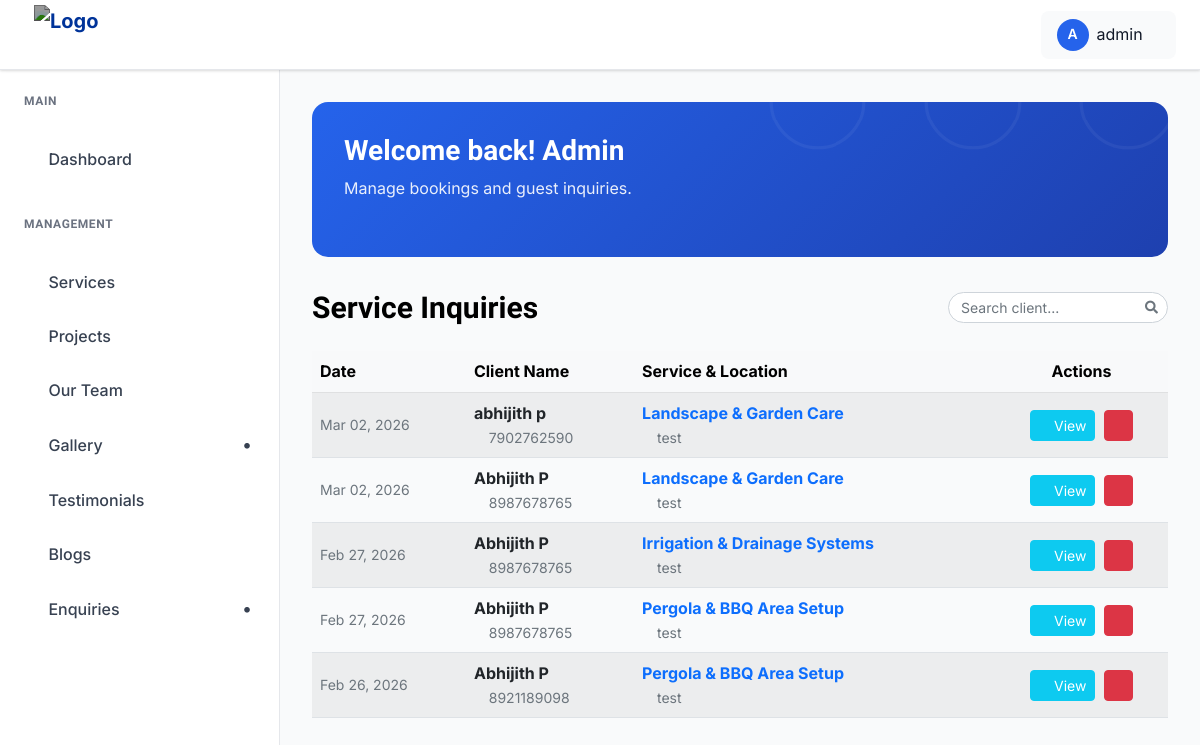
The page /dashboard/inquiries/ (signed in) on the database as committed earlier.
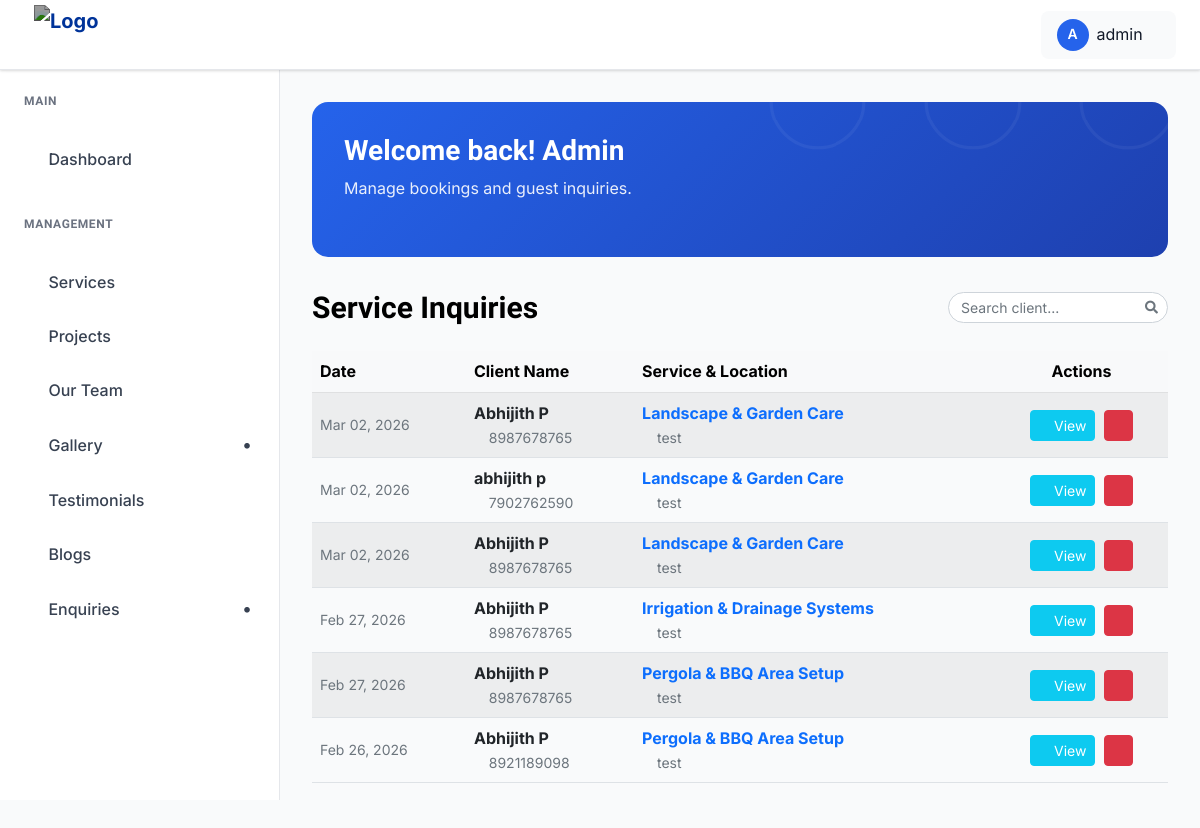
The same page on the database as committed later.
### growscape_app/models.py (models this page shows, shortened)
class ServiceInquiry(models.Model):
    first_name = models.CharField(max_length=100)
    last_name = models.CharField(max_length=100)
    phone = models.CharField(max_length=20)
    email = models.EmailField(blank=True, null=True)
    service_type = models.ForeignKey(
        Service, on_delete=models.SET_NULL, null=True, related_name="inquiries"
    )
    preferred_date = models.DateField(blank=True, null=True, help_text="Preferred date for site visit")
    location = models.CharField(max_length=200, blank=True, help_text="Villa/Property Location")
    message = models.TextField(blank=True)
    created_at = models.DateTimeField(auto_now_add=True)
    class Meta:
        verbose_name_plural = "Service Inquiries"
        ordering = ['-created_at']

class Service(models.Model):
    name = models.CharField(max_length=200)
    slug = models.SlugField(unique=True, blank=True)
    full_description = models.TextField(blank=True, help_text="Detailed explanation of the service.")
    features_list = models.TextField(
        help_text="Enter the bullet points from the brochure here, separated by commas or new lines."
    )
    cover_image = models.ImageField(upload_to='services/', blank=True, null=True)

### growscape_app/views.py (the view)
# urls.py: path("dashboard/inquiries/", views.inquiry_list, name="inquiry_list"),
@login_required(login_url="admin_login")
def inquiry_list(request):
    inquiries_qs = ServiceInquiry.objects.all().order_by("-created_at")
    paginator = Paginator(inquiries_qs, 10)
    page_number = request.GET.get("page")
    inquiries = paginator.get_page(page_number)
    return render(request, "admin_pages/inquiry_list.html", {"inquiries": inquiries})

### growscape_app/context_processors.py (called while the page is built)
def nav_data(request):
    return {
        'nav_services': Service.objects.all()[:6],
        'nav_blogs': Blog.objects.all()[:4],
    }

### templates/admin_pages/inquiry_list.html (shortened to what this page needs)
{% extends "admin_pages/base.html" %}
{% load static %}
{% block content %}
<div class="dashboard__form__wraper">
     <div class="create__course__title mb-4 d-flex flex-wrap justify-content-between align-items-center gap-2">
        <h4 class="mb-0">Service Inquiries</h4>
        <div class="d-flex align-items-center gap-2 ms-auto">
            <div class="search-box">
                <input type="text" id="inquirySearchInput" class="form-control form-control-sm" placeholder="Search client...">
            </div>
        </div>
    </div>
    <div class="custom-table-container">
        <table class="table table-striped table-hover align-middle">
            <thead class="table-light">
                <tr>
                    <th scope="col">Date</th>
                    <th scope="col">Client Name</th>
                    <th scope="col">Service & Location</th>
                    <th scope="col" class="text-center">Actions</th>
                </tr>
            </thead>
            <tbody>
                {% for inquiry in inquiries %}
                <tr>
                    <td class="text-muted small">{{ inquiry.created_at|date:"M d, Y" }}</td>
                    <td>
                        <strong>{{ inquiry.first_name }} {{ inquiry.last_name }}</strong>
                        <div class="d-flex flex-column small text-muted">
                            <span><i class="icofont-phone"></i> {{ inquiry.phone }}</span>
                        </div>
                    </td>
                    <td>
                        <div class="d-flex flex-column">
                            <span class="fw-bold text-primary">
                                {{ inquiry.service_type.name|default:"General Inquiry" }}
                            </span>
                            {% if inquiry.location %}
                            <span class="small text-muted"><i class="icofont-location-pin"></i> {{ inquiry.location }}</span>
                            {% endif %}
                        </div>
                    </td>
                    <td class="text-center">
                        <button type="button" class="btn btn-sm btn-info me-1 text-white" data-bs-toggle="modal" data-bs-target="#readInquiryModal{{ inquiry.id }}">
                            <i class="icofont-eye-alt"></i> View
                        </button>
                        <button type="button" class="btn btn-sm btn-danger" data-bs-toggle="modal" data-bs-target="#deleteInquiryModal{{ inquiry.id }}">
                            <i class="icofont-trash"></i>
                        </button>
                    </td>
                </tr>
                {% empty %}
                <tr>
                    <td colspan="4" class="text-center py-4">
                        <p class="text-muted">No inquiries found.</p>
                    </td>
                </tr>
                {% endfor %}
            </tbody>
        </table>
    </div>
</div>
{% endblock %}

Rows that differ between the two databases and show on the page:
added ServiceInquiry: created_at "Mar 02, 2026", first_name "Abhijith", last_name "P", phone "8987678765", service_type.name "Landscape & Garden Care", location "test"
